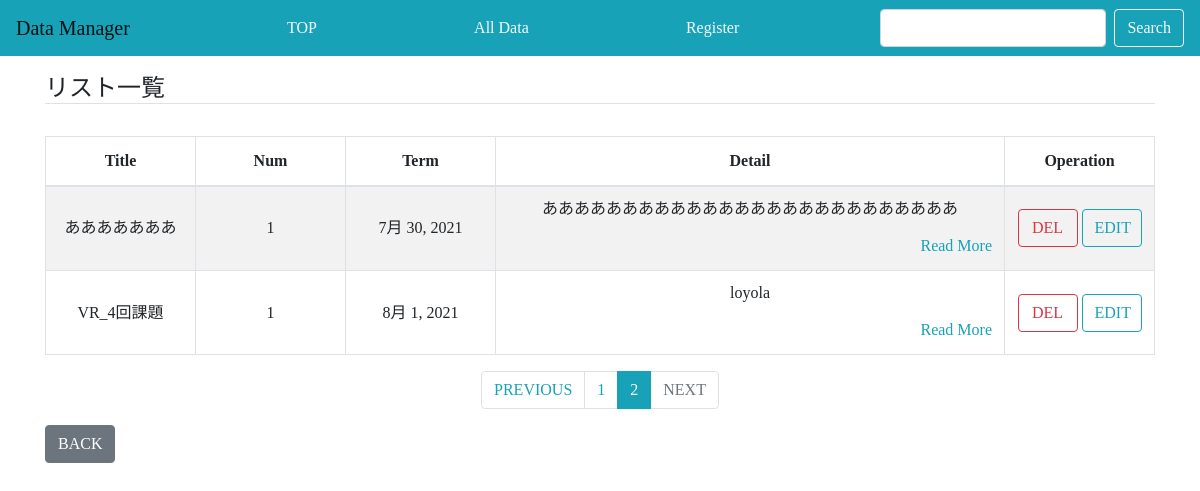
The page /storage/all/?page=2 on the database its author committed.
### storage/models.py (models this page shows, shortened)
class Data(models.Model):
    name = models.CharField(max_length=50)
    num = models.IntegerField(default=0)
    term = models.DateField(null=True)
    memo = models.TextField(null=True)

### storage/views.py (the view)
# urls.py: path('all/', views.all_data_view, name='all_data_view'),
def all_data_view(request):
    context=data_paging(request,init_data())
    return render(request, 'storage/all.html', context)

### storage/utils/paging.py (called while the page is built)
def paginate_queryset(request, queryset, count):
    paginator = Paginator(queryset, count)
    page = request.GET.get('page')
    try:
        page_obj = paginator.page(page)
    except PageNotAnInteger:
        page_obj = paginator.page(1)
    except EmptyPage:
        page_obj = paginator.page(paginator.num_pages)
    return page_obj

def data_paging(request,data_list):
    page_obj = paginate_queryset(request, data_list, 5)
    context = {
        'data_list': page_obj.object_list,
        'page_obj': page_obj,
    }
    return context

### storage/views.py (called while the page is built)
def init_data():
    return Data.objects.all().order_by('term')

### storage/templates/storage/all.html (shortened to what this page needs)
{% extends './base.html' %}
{% block app %}
<h4 class="mt-4 border-bottom">リスト一覧</h4>
<br>
{% include './base/table.html' %}
{% include './base/nav.html' %}
<a href='{% url "index_view" %}' class='btn btn-secondary'>BACK</a>
{% endblock app%}

### storage/templates/storage/base/table.html
<table id="view_table" class="table table-striped table table-bordered">
    <thead>
        <tr>
            <th id="table_title">Title</th>
            <th id="table_num">Num</th>
            <th id="table_term">Term</th>
            <th id="table_detail">Detail</th>
            <th id="table_operation">Operation</th>
        </tr>
    </thead>
    <tbody>
    {% for data in data_list %}
    <tr>
        <td>{{data.name}}</td>
        <td>{{data.num}}</td>
        <td>{{data.term}}</td>
        <td>
            <p id="table_memo_contents">{{data.memo}}</p>
            <div id="read_more">
                <a href="{% url 'detail_data' data_id=data.id %}">Read More</a>
            </div>
        </td>
        <td>
            <a href='#' class="btn btn-outline-danger del_confirm" id="delete_confirm" data-toggle="modal" data-target="#dialogModal" data-name="{{data.name}}" data-url="{% url 'del_data' data_id=data.id %}">DEL</a>
            <a href='{% url "edit_data" data_id=data.id %}' class="btn btn-outline-info eidt_confirm">EDIT</a>
        </td>
    </tr>
    {% endfor %}
    </tbody>
</table>

### storage/static/css/table.css (style rules this page uses)
#view_table { text-align: center; }
#view_table > tbody >tr >td { height:2em; max-height:2em; vertical-align: middle; }
#table_title { width:150px; }
#table_num { width:150px; }
#table_term { width:150px; }
#table_operation { width:150px; }
#read_more { text-align:right; vertical-align: bottom; }
#read_more > a { color:#17a2b8; }
#table_memo_contents { overflow: hidden; height: 1.2em ; line-height: 1.2; }
#delete_confirm { width:60px; }
.eidt_confirm { width:60px; }

### storage/static/css/style.css (style rules this page uses)
body { padding-top: 50px; font-family:"ヒラギノ角ゴシック ProN"; }

### rows shown on the page
Data: name "あああああああ", num "1", term "7月 30, 2021", memo "ああああああああああああああああああああああああああ"
Data: name "VR_4回課題", num "1", term "8月 1, 2021", memo "loyola"

### other values the page prints
{{ num }} "1"
{{ num }} "2"
